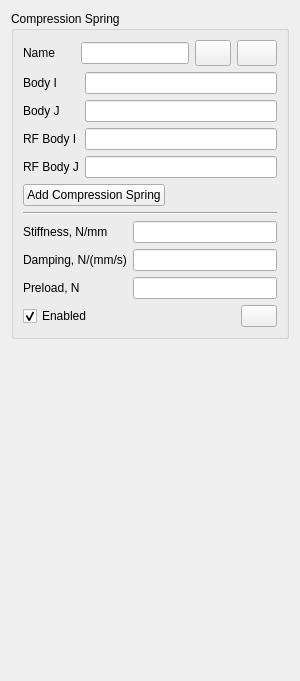
       <widget class="QWidget" name="pageSpringCompression">
        <layout class="QVBoxLayout" name="verticalLayout_20">
         <item>
          <widget class="QGroupBox" name="grbSpringCompression">
           <property name="title">
            <string>Compression Spring</string>
           </property>
           <layout class="QVBoxLayout" name="verticalLayout_19">
            <item>
             <layout class="QGridLayout" name="gridLayout_21">
              <item row="0" column="0">
               <widget class="QLabel" name="label_46">
                <property name="text">
                 <string>Name      </string>
                </property>
               </widget>
              </item>
              <item row="0" column="1">
               <widget class="QLineEdit" name="Edit_CompSpringName">
                <property name="readOnly">
                 <bool>true</bool>
                </property>
               </widget>
              </item>
              <item row="0" column="2">
               <widget class="QPushButton" name="btnRenameCompSpring">
                <property name="maximumSize">
                 <size>
                  <width>36</width>
                  <height>26</height>
                 </size>
                </property>
                <property name="toolTip">
                 <string>Rename the Spring</string>
                </property>
                <property name="text">
                 <string/>
                </property>
                <property name="icon">
                 <iconset theme="QIcon::ThemeIcon::DocumentProperties"/>
                </property>
               </widget>
              </item>
              <item row="0" column="3">
               <widget class="QPushButton" name="btnDelCompSpring">
                <property name="minimumSize">
                 <size>
                  <width>36</width>
                  <height>26</height>
                 </size>
                </property>
                <property name="toolTip">
                 <string>Delete the Spring</string>
                </property>
                <property name="text">
                 <string/>
                </property>
                <property name="icon">
                 <iconset theme="QIcon::ThemeIcon::EditDelete"/>
                </property>
               </widget>
              </item>
             </layout>
            </item>
            <item>
             <layout class="QGridLayout" name="gridLayout_22">
              <item row="0" column="0">
               <widget class="QLabel" name="label_48">
                <property name="text">
                 <string>Body I</string>
                </property>
               </widget>
              </item>
              <item row="0" column="1">
               <widget class="QLineEdit" name="Edit_BodyI_CompSpring">
                <property name="toolTip">
                 <string>&lt;html&gt;&lt;head/&gt;&lt;body&gt;&lt;p&gt;Define first action Body or Ground&lt;/p&gt;&lt;/body&gt;&lt;/html&gt;</string>
                </property>
                <property name="readOnly">
                 <bool>true</bool>
                </property>
               </widget>
              </item>
              <item row="1" column="0">
               <widget class="QLabel" name="label_47">
                <property name="text">
                 <string>Body J</string>
                </property>
               </widget>
              </item>
              <item row="1" column="1">
               <widget class="QLineEdit" name="Edit_BodyJ_CompSpring">
                <property name="toolTip">
                 <string>&lt;html&gt;&lt;head/&gt;&lt;body&gt;&lt;p&gt;Define second action Body or Ground&lt;/p&gt;&lt;/body&gt;&lt;/html&gt;</string>
                </property>
                <property name="readOnly">
                 <bool>true</bool>
                </property>
               </widget>
              </item>
              <item row="2" column="0">
               <widget class="QLabel" name="label_50">
                <property name="text">
                 <string>RF Body I</string>
                </property>
               </widget>
              </item>
              <item row="2" column="1">
               <widget class="QLineEdit" name="Edit_RFBodyI_CompSpring">
                <property name="toolTip">
                 <string>&lt;html&gt;&lt;head/&gt;&lt;body&gt;&lt;p&gt;Define Reference Frame as an action point on the Body_I&lt;/p&gt;&lt;/body&gt;&lt;/html&gt;</string>
                </property>
                <property name="readOnly">
                 <bool>true</bool>
                </property>
               </widget>
              </item>
              <item row="3" column="0">
               <widget class="QLabel" name="label_49">
                <property name="text">
                 <string>RF Body J</string>
                </property>
               </widget>
              </item>
              <item row="3" column="1">
               <widget class="QLineEdit" name="Edit_RFBodyJ_CompSpring">
                <property name="toolTip">
                 <string>&lt;html&gt;&lt;head/&gt;&lt;body&gt;&lt;p&gt;Define Reference Frame as an action point on the Body_J&lt;/p&gt;&lt;/body&gt;&lt;/html&gt;</string>
                </property>
                <property name="readOnly">
                 <bool>true</bool>
                </property>
               </widget>
              </item>
             </layout>
            </item>
            <item>
             <layout class="QFormLayout" name="formLayout">
              <item row="0" column="0">
               <widget class="QPushButton" name="btnAddCompSpring">
                <property name="toolTip">
                 <string>&lt;html&gt;&lt;head/&gt;&lt;body&gt;&lt;p&gt;Create new Translational Spring-Damper&lt;/p&gt;&lt;/body&gt;&lt;/html&gt;</string>
                </property>
                <property name="text">
                 <string>Add Compression Spring</string>
                </property>
               </widget>
              </item>
              <item row="0" column="1">
               <spacer name="horizontalSpacer_8">
                <property name="orientation">
                 <enum>Qt::Orientation::Horizontal</enum>
                </property>
                <property name="sizeHint" stdset="0">
                 <size>
                  <width>40</width>
                  <height>20</height>
                 </size>
                </property>
               </spacer>
              </item>
             </layout>
            </item>
            <item>
             <widget class="Line" name="line_4">
              <property name="orientation">
               <enum>Qt::Orientation::Horizontal</enum>
              </property>
             </widget>
            </item>
            <item>
             <layout class="QGridLayout" name="gridLayout_35">
              <item row="0" column="0">
               <widget class="QLabel" name="label_51">
                <property name="text">
                 <string>Stiffness, N/mm</string>
                </property>
               </widget>
              </item>
              <item row="0" column="1">
               <widget class="QLineEdit" name="Edit_StiffnessCompSpring">
                <property name="toolTip">
                 <string>&lt;html&gt;&lt;head/&gt;&lt;body&gt;&lt;p&gt;Define the Stiffness of the Spring&lt;/p&gt;&lt;/body&gt;&lt;/html&gt;</string>
                </property>
               </widget>
              </item>
              <item row="1" column="0">
               <widget class="QLabel" name="label_52">
                <property name="text">
                 <string>Damping, N/(mm/s)</string>
                </property>
               </widget>
              </item>
              <item row="1" column="1">
               <widget class="QLineEdit" name="Edit_DampingCompSpring">
                <property name="toolTip">
                 <string>&lt;html&gt;&lt;head/&gt;&lt;body&gt;&lt;p&gt;Define the Damping of the Spring&lt;/p&gt;&lt;/body&gt;&lt;/html&gt;</string>
                </property>
               </widget>
              </item>
              <item row="2" column="0">
               <widget class="QLabel" name="label_53">
                <property name="text">
                 <string>Preload, N</string>
                </property>
               </widget>
              </item>
              <item row="2" column="1">
               <widget class="QLineEdit" name="Edit_PreloadCompSpring">
                <property name="toolTip">
                 <string>&lt;html&gt;&lt;head/&gt;&lt;body&gt;&lt;p&gt;Define the Spring initial Preload&lt;/p&gt;&lt;/body&gt;&lt;/html&gt;</string>
                </property>
               </widget>
              </item>
             </layout>
            </item>
            <item>
             <layout class="QGridLayout" name="gridLayout_36">
              <item row="0" column="1">
               <spacer name="horizontalSpacer_12">
                <property name="orientation">
                 <enum>Qt::Orientation::Horizontal</enum>
                </property>
                <property name="sizeHint" stdset="0">
                 <size>
                  <width>40</width>
                  <height>20</height>
                 </size>
                </property>
               </spacer>
              </item>
              <item row="0" column="3">
               <widget class="QPushButton" name="btnUpdateCompSpring">
                <property name="maximumSize">
                 <size>
                  <width>36</width>
                  <height>26</height>
                 </size>
                </property>
                <property name="toolTip">
                 <string>&lt;html&gt;&lt;head/&gt;&lt;body&gt;&lt;p&gt;Apply the Stiffness, Damping and Preload properties of the Spring&lt;/p&gt;&lt;/body&gt;&lt;/html&gt;</string>
                </property>
                <property name="text">
                 <string/>
                </property>
                <property name="icon">
                 <iconset theme="QIcon::ThemeIcon::SyncSynchronizing"/>
                </property>
               </widget>
              </item>
              <item row="0" column="0">
               <widget class="QCheckBox" name="chkEnabledCompSpring">
                <property name="toolTip">
                 <string>&lt;html&gt;&lt;head/&gt;&lt;body&gt;&lt;p&gt;Enable / disable selected Spring in the Simulation&lt;/p&gt;&lt;/body&gt;&lt;/html&gt;</string>
                </property>
                <property name="text">
                 <string>Enabled</string>
                </property>
                <property name="checked">
                 <bool>true</bool>
                </property>
               </widget>
              </item>
             </layout>
            </item>
           </layout>
          </widget>
         </item>
         <item>
          <spacer name="verticalSpacer_5">
           <property name="orientation">
            <enum>Qt::Orientation::Vertical</enum>
           </property>
           <property name="sizeHint" stdset="0">
            <size>
             <width>20</width>
             <height>331</height>
            </size>
           </property>
          </spacer>
         </item>
        </layout>
       </widget>
